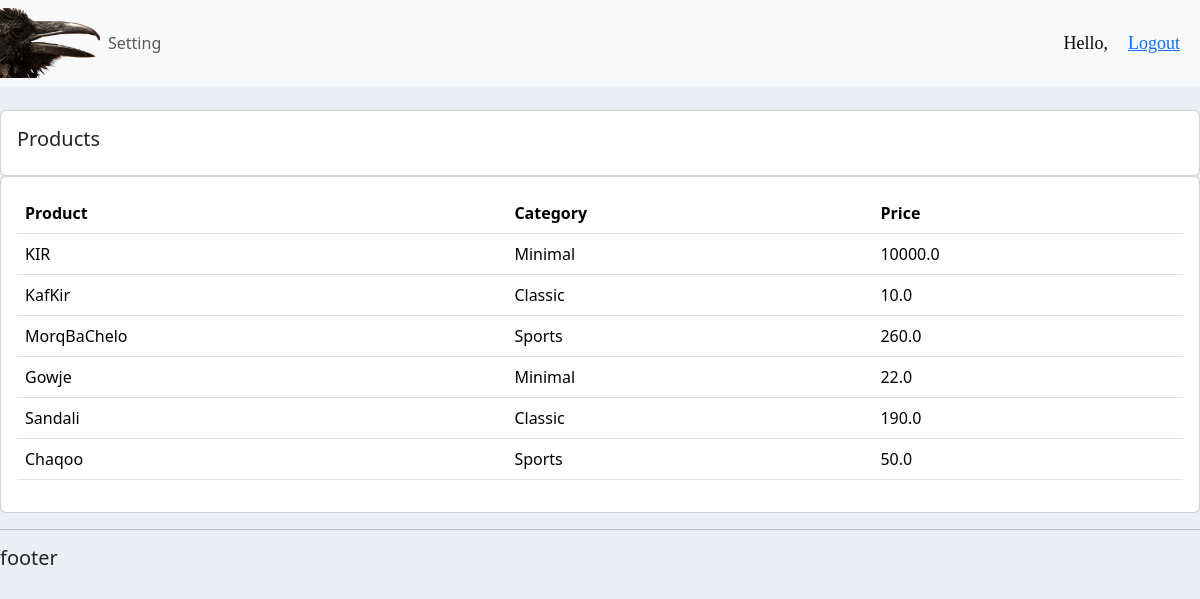
/products/, run on an earlier commit of the app's database.
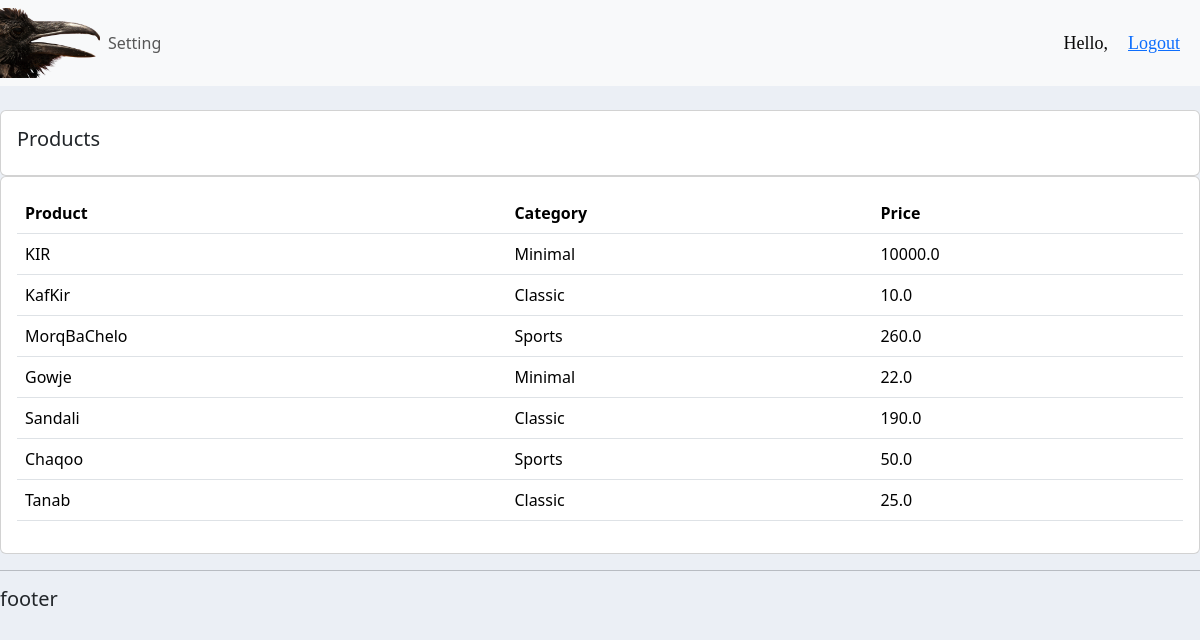
And on a later commit of the database.
### accounts/models.py (models this page shows, shortened)
class Product(models.Model):
    CATEGORY = (
        ('Classic', 'Classic'),
        ('Sports', 'Sports'),
        ('Minimal', 'Minimal'),
    )
    name = models.CharField(max_length=100, null=True)
    price = models.FloatField(max_length=100, null=True)
    category = models.CharField(max_length=100, choices=CATEGORY, null=True)
    description = models.TextField(max_length=100, null=True, blank=True)
    date_created = models.DateTimeField(auto_now_add=True, null=True)
    tags = models.ManyToManyField(Tag)

### accounts/views.py (the view)
# urls.py: path('products/', views.products, name='products'),
def products(request):
    products = Product.objects.all()
    return render(request, 'accounts/products.html', {'products': products})

### accounts/templates/accounts/products.html
{%  extends 'accounts/main.html' %}
{% block content %}
<br>
<div class="row">
    <div class="col-md">
        <div class="card card-body">
            <h5>Products</h5>
        </div>
        <div class="card card-body">
            <table class="table">
                <tr>
                    <th>Product</th>
                    <th>Category</th>
                    <th>Price</th>
                </tr>
                {% for i in products %}
                    <tr>
                        <td>{{ i.name }}</td>
                        <td>{{ i.category }}</td>
                        <td>{{ i.price }}</td>
                    </tr>
                {% endfor %}
            </table>
        </div>
    </div>
</div>
{% endblock %}

What changed in the data, as far as the page shows it:
added Product: name "Tanab", category "Classic", price "25.0"
